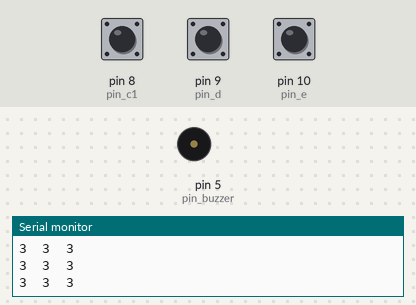
Bench run of a sketch on a simulated Arduino Uno, built with avr-gcc and run on an emulated ATmega328P. On the bench: buzzer (waves = sounding), the last lines printed to the serial monitor. The test bench sets the inputs (shaded band); at power-on: pin 8 (pin_c1) HIGH, pin 9 (pin_d) HIGH, pin 10 (pin_e) HIGH.

Above: at 1.2 s.
1.3 s: pin 8 (pin_c1) pulled LOW for 0.15 s
At 1.38 s:
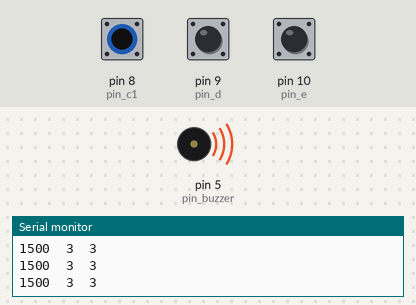
2.9 s: pin 9 (pin_d) pulled LOW for 0.15 s
At 4.2 s:
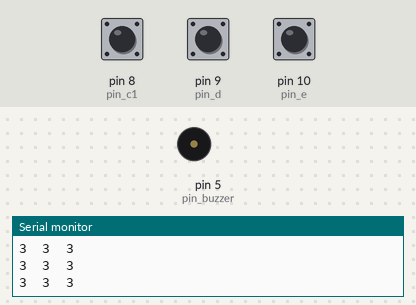
4.5 s: pin 10 (pin_e) pulled LOW for 0.15 s
At 4.58 s:
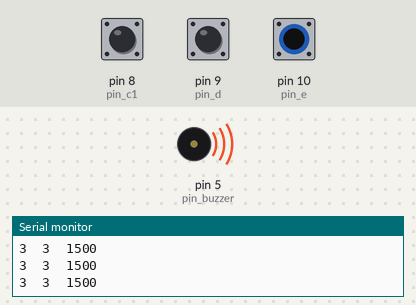
6.1 s: pin 10 (pin_e) pulled LOW for 3.2 s
At 9.7 s:
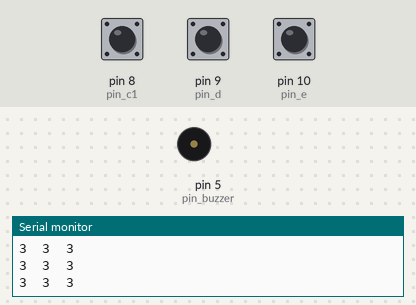
10.8 s: pin 8 (pin_c1) pulled LOW for 3.2 s
At 11.1 s:
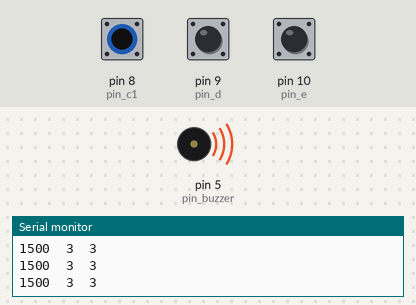
15.5 s: pin 8 (pin_c1) pulsed LOW 5 times (0.12 s each, 0.3 s apart)
At 15.72 s:
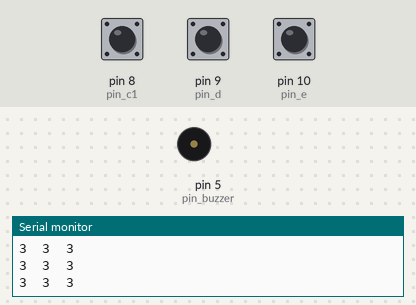
Timing chart, 0 to 18.5 s (numbered marks = the images above; inputs shaded):
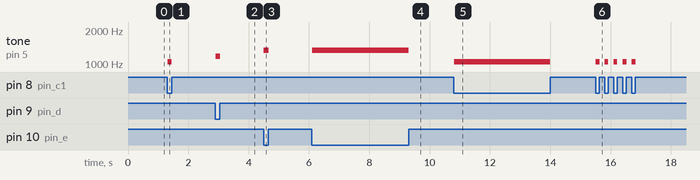

The sketch:

P13_TinySynthKeys_ardu.ino
```cpp
#include <CapacitiveSensor.h>
#define NOTE_C4  262
#define NOTE_CS4 277
#define NOTE_D4  294
#define NOTE_DS4 311
#define NOTE_E4  330
#define NOTE_F4  349
#define NOTE_FS4 370
#define NOTE_G4  392
#define NOTE_GS4 415
#define NOTE_A4  440
#define NOTE_AS4 466
#define NOTE_B4  494
#define NOTE_C5  523

#define NOTE_C6  1047
#define NOTE_CS6 1109
#define NOTE_D6  1175
#define NOTE_DS6 1245
#define NOTE_E6  1319
#define NOTE_F6  1397
#define NOTE_FS6 1480
#define NOTE_G6  1568
#define NOTE_GS6 1661
#define NOTE_A6  1760
#define NOTE_AS6 1865
#define NOTE_B6  1976
#define NOTE_C7  2093
/*
 * Touchsensor sketch v1.0
 * (geändert von CapactiiveSensor library example sketch)
 *
 * der Sender (pin 9) sendet ein Rechteck-Signal an den Empfänger (pin 10).
 * Der Widerstand (sehr hoch!) zwischen pin 9 und 10 lässt nur wenig Strom durch (I = U/R = 5V / 1000000 Ohm = 0,005 mA).
 * Wird die Leitung an pin 10 nicht berührt, kommt das Signal von pin 9 direkt an.
 * Wird die Leitung berührt, fließt kurz ein wenig Strom über den menschlichen Körper ab (ungefährlich).
 * Die Folge: der Strom fehlt kurzzeitig an pin 10, sodass das Signal erst später dort ankommt.
 * Der menschliche Körper "klaut" also kurzzeitig den Strom, was die "CapacitiveSensor" Bibliothek im Hintergrund für uns misst.
 * Da sich dieser Vorgang viele Male pro Sekunde wiederholt, messen wir den Vorgang nicht einmal, sondern
 *
 *
 */


int pin_sig = 3;  //Variable des Typs int, für signal output-pin (SIG)
int pin_c1 = 8; //Variable des Typs int, für input-pin für Note C1
int pin_d = 9;  //Variable des Typs int, für input-pin für Note D
int pin_e = 10; //Variable des Typs int, für input-pin für Note E
int pin_buzzer = 5; //Variable des Typs int, für output-pin für Buzzer

int durchlaeufe = 10;
int schwellwert = 50;

CapacitiveSensor   sensor_c1 = CapacitiveSensor(pin_sig,pin_c1); //sensor Objekt der Klasse "CapacitiveSensor" (für C1)
CapacitiveSensor   sensor_d = CapacitiveSensor(pin_sig,pin_d); //sensor Objekt der Klasse "CapacitiveSensor" (für D)
CapacitiveSensor   sensor_e = CapacitiveSensor(pin_sig,pin_e); //sensor Objekt der Klasse "CapacitiveSensor" (für E)

long sensorwert_c1, sensorwert_d, sensorwert_e, sensorwert_f, sensorwert_g, sensorwert_a, sensorwert_h, sensorwert_c2;  //Variablen des Typs "long", jeweils mit dem Namen "sensorwert..."

void setup()
{
   Serial.begin(115200);  //Serielle Kommunikation zwischen Arduino und Computer herstellen (Geschwindigkeit: 115200 BAUD)
   pinMode(pin_sig, OUTPUT);
   pinMode(pin_buzzer, OUTPUT);
}

void loop()
{
  sensorwert_c1 =  sensor_c1.capacitiveSensor(durchlaeufe);  //sensorwert gespeichert, der von der Funktion "capacitiveSensor" des Objekts "sensor" ausgegeben wird
  sensorwert_d =  sensor_d.capacitiveSensor(durchlaeufe);  //sensorwert gespeichert, der von der Funktion "capacitiveSensor" des Objekts "sensor" ausgegeben wird
  sensorwert_e =  sensor_e.capacitiveSensor(durchlaeufe);  //sensorwert gespeichert, der von der Funktion "capacitiveSensor" des Objekts "sensor" ausgegeben wird

  Serial.print(sensorwert_c1);Serial.print("\t");  // schicke "sensorwert"-Variable an Computer
  Serial.print(sensorwert_d);Serial.print("\t");
  Serial.println(sensorwert_e);

    if(sensorwert_c1 > schwellwert){
      tone(pin_buzzer, NOTE_C6);

    }else if(sensorwert_d > schwellwert){
      tone(pin_buzzer, NOTE_D6);

    } else if(sensorwert_e > schwellwert){
      tone(pin_buzzer, NOTE_E6);

    }else{
      noTone(pin_buzzer);
    }


    delay(10);  // warte 10 millisekunden
}
```

Measured:
- after the input at 1.3 s, tone on pin 5 (pin_buzzer): silent → 1047 Hz at once, → silent 0.15 s later
- after the input at 2.9 s, tone on pin 5 (pin_buzzer): silent → 1175 Hz at once, → silent 0.15 s later
- after the input at 4.5 s, tone on pin 5 (pin_buzzer): silent → 1319 Hz at once, → silent 0.16 s later
- after the input at 6.1 s, tone on pin 5 (pin_buzzer): silent → 1319 Hz at once, → silent 3.2 s later
- after the input at 10.8 s, tone on pin 5 (pin_buzzer): silent → 1047 Hz at once, → silent 3.2 s later
- after the input at 15.5 s, tone on pin 5 (pin_buzzer): alternates 1047 Hz for 0.12 s and silent for 0.17 s, 10 changes in all, then stays silent, starting at once
